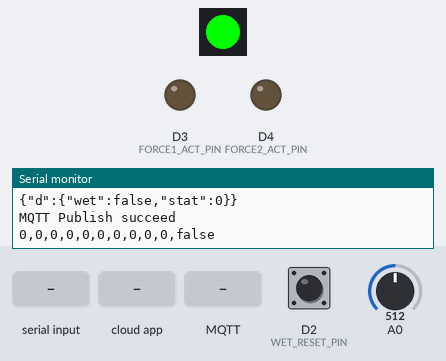
Simulated run of this sketch. Board: ESP8266 (NodeMCU). Shown: 1 RGB LEDs in strip order, left to right, output pins drawn as LEDs (lit = HIGH), the last lines printed to the serial monitor. Dashed ring = blinking. The test bench sets the inputs (shaded band); at power-on: A0 = 512, D2 (WET_RESET_PIN) LOW. WiFi joins after 1.5 s; servers stay silent unless stated; the strip is taken to match the declared colour order; no MQTT or app messages arrive unless stated.

Above: at 3.0 s.
3.1 s: "90,45\n" received over the second serial link
At 8.1 s:
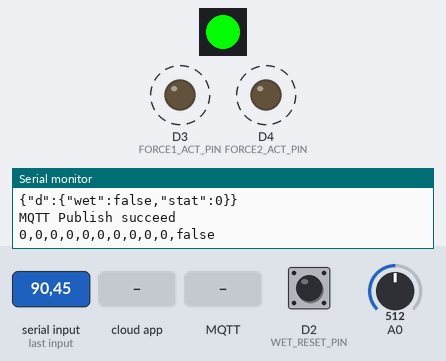
At 9.2 s:
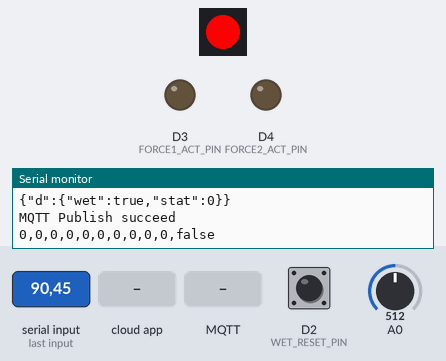
13.2 s: A0 set to 22
At 14.29 s:
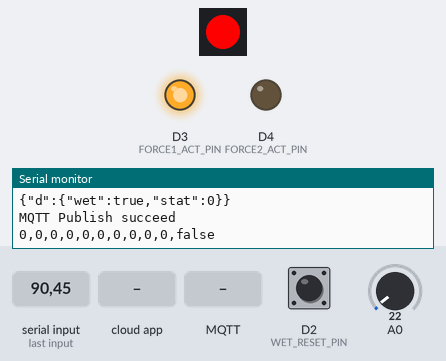
21.9 s: A0 set to 18
28.1 s: the phone or cloud app sets nappyreset to 0
35.6 s: MQTT message "5" arrives on the first subscribed topic
41.7 s: MQTT message "on" arrives on the first subscribed topic
At 72.1 s:
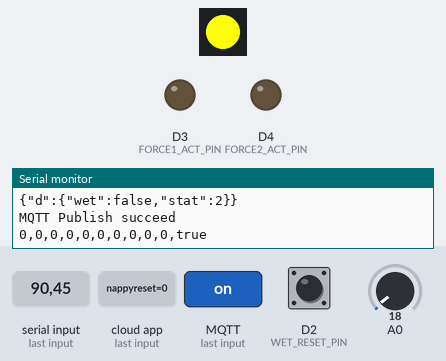
Timing chart, 0 to 72.4 s (numbered marks = the images above; inputs shaded):
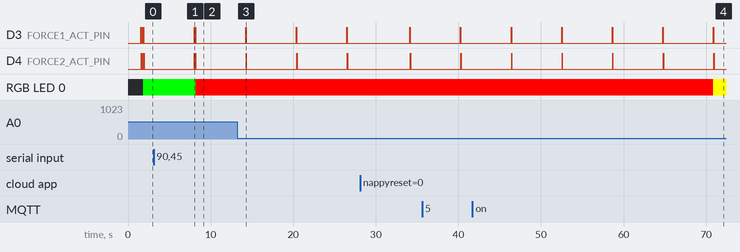

The sketch:

ArduinoCode.ino
```cpp
#include <ESP8266WiFi.h>
#include <Adafruit_NeoPixel.h>
#include <DHT.h>
#include <ArduinoJson.h>
#include <PubSubClient.h>
#include <SoftwareSerial.h>
#include "Adafruit_MQTT.h"
#include "Adafruit_MQTT_Client.h"

// Watson IoT connection details
#define MQTT_HOST "whyeub.messaging.internetofthings.ibmcloud.com"
#define MQTT_PORT 1883
#define MQTT_DEVICEID "d:whyeub:ESP8266:dev01"
#define MQTT_USER "use-token-auth"
#define MQTT_TOKEN "TatianaSaraJose12345"
#define MQTT_TOPIC "iot-2/evt/status/fmt/json"
#define MQTT_TOPIC_DISPLAY "iot-2/cmd/display/fmt/json"
#define MQTT_TOPIC_RESET_W "iot-2/cmd/resetW/fmt/json"
#define MQTT_TOPIC_INTERVAL "iot-2/cmd/interval/fmt/json"

// Add GPIO pins used to connect devices
#define RGB_PIN D1        // GPIO pin the data line of RGB LED is connected to
#define RFID_RX_PIN D7    // GPIO pin RFID Board RX
#define RFID_TX_PIN D8    // GPIO pin RFID Board TX
#define FORCE1_ACT_PIN D3  // GPIO pin Force Sensor 1 Activation
#define FORCE2_ACT_PIN D4 // GPIO pin Force Sensor 2 Activation
#define WET_RESET_PIN  D2  // GPIO pin Wet Reset Button

// Specify DHT11 (Blue) or DHT22 (White) sensor
#define NEOPIXEL_TYPE NEO_RGB + NEO_KHZ800


// Add WiFi connection information
char ssid[] = "SIGH";     //  your network SSID (name)
char pass[] = "aguapanela";  // your network password

//Variables for the Activity
#define hSizeForce 5
#define REC_DAT_TRIGGER 2
#define ACTIVE_THRESH 1000
#define OUTOFRANGE_THRESH 1500
short lastValueForce1, lastValueForce2;
short hDiffForce1[hSizeForce], hDiffForce2[hSizeForce];

//Variables for Force Sensor
bool outOfRange = false;
#define MIN_FORCE_VALUE 20

//RFID Board Variables
SoftwareSerial RFID_Read(RFID_RX_PIN, RFID_TX_PIN); //RFID_Read(Rx, Tx)

//NeoPixel Configuration
Adafruit_NeoPixel pixel = Adafruit_NeoPixel(1, RGB_PIN, NEOPIXEL_TYPE);
//LED State
#define S_NORMAL 0
#define S_ACTIVE 1
#define S_OUTOFRANGE 2
#define S_ALARMED 3

// MQTT objects
void callback(char* topic, byte* payload, unsigned int length);
WiFiClient wifiClient;
PubSubClient mqtt(MQTT_HOST, MQTT_PORT, callback, wifiClient);

//Adafruit MQTT
#define AIO_SERVER      "io.adafruit.com"
#define AIO_SERVERPORT  1883
#define AIO_USERNAME    "jmontoya_mx"
#define AIO_KEY         "b9ad15b1bcce4554afa0c088435ea2d3"
Adafruit_MQTT_Client mqttAdaf(&wifiClient, AIO_SERVER, AIO_SERVERPORT, AIO_USERNAME, AIO_KEY);
Adafruit_MQTT_Subscribe nappyReset = Adafruit_MQTT_Subscribe(&mqttAdaf, AIO_USERNAME "/feed/nappyreset");
void MQTT_connect();

// variables to hold data
StaticJsonDocument<100> jsonDoc;
JsonObject payload = jsonDoc.to<JsonObject>();
JsonObject status = payload.createNestedObject("d");
static char msg[50];
StaticJsonDocument<100> jsonReceiveDoc;
int32_t ReportingInterval = 10;                       // Reporting Interval seconds
bool Wetness=false;                                   //The holding value of wetness in the system

void callback(char* topic, byte* payload, unsigned int length) {
  // handle message arrived
  Serial.print("Message arrived [");
  Serial.print(topic);
  Serial.print("] : ");

  payload[length] = 0; // ensure valid content is zero terminated so can treat as c-string
  Serial.println((char *)payload);

  DeserializationError err = deserializeJson(jsonReceiveDoc, (char *)payload);
  if (err) {
    Serial.print(F("deserializeJson() failed with code "));
    Serial.println(err.c_str());
  } else {
    JsonObject cmdData = jsonReceiveDoc.as<JsonObject>();
    if (0 == strcmp(topic, MQTT_TOPIC_RESET_W)) {
      Wetness = false;
      Serial.println("The wetness was reset");
    } else if (0 == strcmp(topic, MQTT_TOPIC_INTERVAL)) {
      //Valid message received
      ReportingInterval = cmdData["Interval"].as<int32_t>(); // this form allows you specify the type of the data you want from the JSON object
      Serial.print("Reporting Interval has been changed:");
      Serial.println(ReportingInterval);
      jsonReceiveDoc.clear();
    } else {
      Serial.println("Unknown command received");
    }
  }
}

void setup() {
  //Set PinMode
  pinMode(FORCE1_ACT_PIN, OUTPUT);
  pinMode(FORCE2_ACT_PIN, OUTPUT);
  pinMode(WET_RESET_PIN,INPUT);

 // Start serial console
  Serial.begin(115200);
  Serial.setTimeout(2000);
  while (!Serial) { }
  Serial.println();
  Serial.println("ESP8266 Sensor Application");

  //Configure RFID Module
  RFID_Read.listen();
  RFID_Read.begin(9600); // set the data rate for the SoftwareSerial port
  delay(10);
  RFID_Read.write(0x02); //Send the command to read RFID tag, please refer to the manual for more detail.
  Serial.println();
  Serial.println("RFID Module Activated");

  // Start WiFi connection
  WiFi.mode(WIFI_STA);
  WiFi.begin(ssid, pass);
  while (WiFi.status() != WL_CONNECTED) {
    delay(500);
    Serial.print(".");
  }
  Serial.println("");
  Serial.println("WiFi Connected");

  // Start connected devices
  pixel.begin();

  while(! mqtt.connected()){
    if (mqtt.connect(MQTT_DEVICEID, MQTT_USER, MQTT_TOKEN)) { // Token Authentication
      Serial.println("MQTT Connected");
      mqtt.subscribe(MQTT_TOPIC_DISPLAY);
      mqtt.subscribe(MQTT_TOPIC_RESET_W);
    } else {
      Serial.println("MQTT Failed to connect! ... retrying");
      delay(500);
    }
  }

  //Initialize the Pressure Sensor memory value
  lastValueForce1=getForceSensorValue(FORCE1_ACT_PIN);
  lastValueForce2=getForceSensorValue(FORCE2_ACT_PIN);
  for(byte i=0;i<hSizeForce;i++){
    hDiffForce1[i]=0;
    hDiffForce2[i]=0;
  }
  updateDiffPressureArray();
  Serial.println("Force sensor initialized, initial values: "+String(lastValueForce1)+","+String(lastValueForce2));

  //Adafruit MQTT Start
  mqttAdaf.subscribe(&nappyReset);
}

void loop() {
  MQTTAda_connect();
  mqtt.loop();
  while (!mqtt.connected()) {
    Serial.print("Attempting MQTT connection...");
    // Attempt to connect
    if (mqtt.connect(MQTT_DEVICEID, MQTT_USER, MQTT_TOKEN)) {
      Serial.println("MQTT Connected");
      mqtt.subscribe(MQTT_TOPIC_DISPLAY);
      mqtt.loop();
    } else {
      Serial.println("MQTT Failed to connect!");
      delay(5000);
    }
  }

  //Read RFID Module
  bool IsWet = getWetValue();
  Serial.println("Wetness: "+ String(IsWet));

  //Set the LED Color
  byte stateValue = getStatusNNModel();
  if (outOfRange){
    stateValue = S_OUTOFRANGE;
  }
  setLEDState(stateValue);
  Serial.println("The baby movement status is: "+ String(stateValue));

  // Send data to Watson IoT Platform
  status["wet"] = IsWet;
  status["stat"] = stateValue;
  serializeJson(jsonDoc, msg, 50);
  Serial.println(msg);
  if (!mqtt.publish(MQTT_TOPIC, msg)) {
    Serial.println("MQTT Publish failed");
  }
  else{
    Serial.println("MQTT Publish succeed");
  }

  // Pause - but keep polling MQTT for incoming messages
  for (byte i = 0; i < ReportingInterval; i++) {
    mqtt.loop();
    updateDiffPressureArray();
    if(Wetness){
      if(digitalRead(WET_RESET_PIN)==HIGH){
        Serial.println("Wetness Reseted");
        Wetness = false;
      }
    }
    if(!Wetness && getWetValue()){
      setLEDState(stateValue);
      break;
    }

    if(mqttAdaf.connected()){
      Adafruit_MQTT_Subscribe *subscription;
      while ((subscription = mqttAdaf.readSubscription(5000))) {
            // to test the tx line data
        Serial.print(F("Received Something: "));
        if (subscription == &nappyReset) {
          Serial.print(F("Got Reset Received from Assistant: "));
          Serial.println((char *)nappyReset.lastread);
          uint16_t state = atoi((char *)nappyReset.lastread);
          Serial.println(state);
          Serial.println("Wetness Reseted");
          Wetness = false;
        }
      }
    }
    else{
      MQTTAda_connect();
    }

    delay(1000);
  }
}

//Functions
short getForceSensorValue(unsigned short pin)
{
  digitalWrite(FORCE1_ACT_PIN,LOW);
  digitalWrite(FORCE2_ACT_PIN, LOW);
  digitalWrite(pin, HIGH);
  delay(30);
  short analogValue = analogRead(A0);
  digitalWrite(FORCE2_ACT_PIN, LOW);
  delay(30);
  return analogValue;
}

void pushFILOArray(short FiloArray[], short newValue){
  for(byte a =(hSizeForce-1);a>0;a--){
    FiloArray[a]=FiloArray[a-1];
  }
  FiloArray[0] = newValue;
}

void printArray(short Array[]){
  for(byte j =0;j<hSizeForce;j++){
    Serial.print(Array[j]);
    Serial.print(",");
  }
}

short updateDiffPressureArray(){
  //Read Pressure Sensor
  short ForceSensor1=getForceSensorValue(FORCE1_ACT_PIN);
  short ForceSensor2=getForceSensorValue(FORCE2_ACT_PIN);

  //Check if the baby is in reading position
  int sumValues = SumArray(hDiffForce1)+SumArray(hDiffForce2);
  outOfRange = ForceSensor1<=MIN_FORCE_VALUE&&ForceSensor2<=MIN_FORCE_VALUE && sumValues<OUTOFRANGE_THRESH;

  //Get the difference
  short difSensor1 = abs(ForceSensor1-lastValueForce1);
  short difSensor2 = abs(ForceSensor2-lastValueForce2);

  //Push and prshort the arrays
  pushFILOArray(hDiffForce1,difSensor1);
  pushFILOArray(hDiffForce2,difSensor2);
  printArray(hDiffForce1);
  printArray(hDiffForce2);

  //Save the force value
  lastValueForce1=ForceSensor1;
  lastValueForce2=ForceSensor2;

  //Print out of range
  if(outOfRange){
    Serial.println("true");
  }
  else{
    Serial.println("false");
  }
}

byte getStatusNNModel(){
  int totalSum = SumArray(hDiffForce1)+SumArray(hDiffForce2);
  Serial.println("Total Dif Sum: "+ String(totalSum));
  if(totalSum>=ACTIVE_THRESH){
    return S_ACTIVE;
  }
  return S_NORMAL;
}

int SumArray(short Array[]){
  int sum =0;
  for(byte j =0;j<hSizeForce;j++){
    sum+=Array[j];
  }
  return sum;
}

bool getWetValue()
{
  if(digitalRead(WET_RESET_PIN)==HIGH){
    Serial.println("Wetness Reseted");
    Wetness = false;
  }
  if(Wetness){
    return Wetness;
  }
 bool writeInSerial = false;        //Axilizar variable to organize the Serial Printing
 byte receivedDataCount =0;         //Counts the number of data received

 while (RFID_Read.available()) {  //The sensor detected something
  byte C = RFID_Read.read();
  if(!writeInSerial){             //It is the first time that will write in the serial
    Serial.print("RFID sensor receive: ");
  }
  writeInSerial = true;
  if (C<10) {
    Serial.print("0");
  }
  else{
    Serial.print(C ,HEX);         //Display in HEX
    receivedDataCount++;
  }
  Serial.print(" ");
 }

 if(writeInSerial){
   Serial.println();
}

 if (receivedDataCount>=REC_DAT_TRIGGER) {
  Serial.println("RFID Tag Recognized Data Received: " + String(receivedDataCount));
  Wetness = true;
  return true;
 }
 return false;
}

void setLEDState(byte state)
{
  unsigned char r = 0,g = 0,b = 0;
  if(Wetness){
    state=S_ALARMED;
  }
  switch(state)
  {
  case S_NORMAL:
    g=255;
    break;
  case S_OUTOFRANGE:
    r=255;
    g=255;
    break;
  case S_ACTIVE:
    b=255;
    break;
  case S_ALARMED:
    r=255;
    break;
  default:
    r=255;
    g=255;
    b=255;
    break;
  }
  pixel.setPixelColor(0, r, g, b);
  pixel.show();
}

void MQTTAda_connect() {
  int8_t ret;

  // Stop if already connected.
  if (mqttAdaf.connected()) {
    Serial.println("Conection with Assistant Stable");
    return;
  }

  Serial.print("Connecting to MQTT Assistant... ");

  uint8_t retries = 3;
  if((ret = mqttAdaf.connect()) != 0) {
       Serial.println(mqttAdaf.connectErrorString(ret));
       Serial.println("Retrying MQTT Assistant connection next cycle  seconds...");
       mqttAdaf.disconnect();
  }
  else{
    Serial.println("MQTT Assistant Connected!");
    mqttAdaf.subscribe(&nappyReset);
  }
}
```

Measured:
- after the input at 3.1 s, RGB LED 0: RGB(0, 255, 0) → RGB(255, 0, 0) after 5.1 s
- by itself, D3 (FORCE1_ACT_PIN): alternates HIGH for 0.06 s and LOW for 6.1 s
- by itself, D4 (FORCE2_ACT_PIN): alternates HIGH for 0.03 s and LOW for 6.1 s
